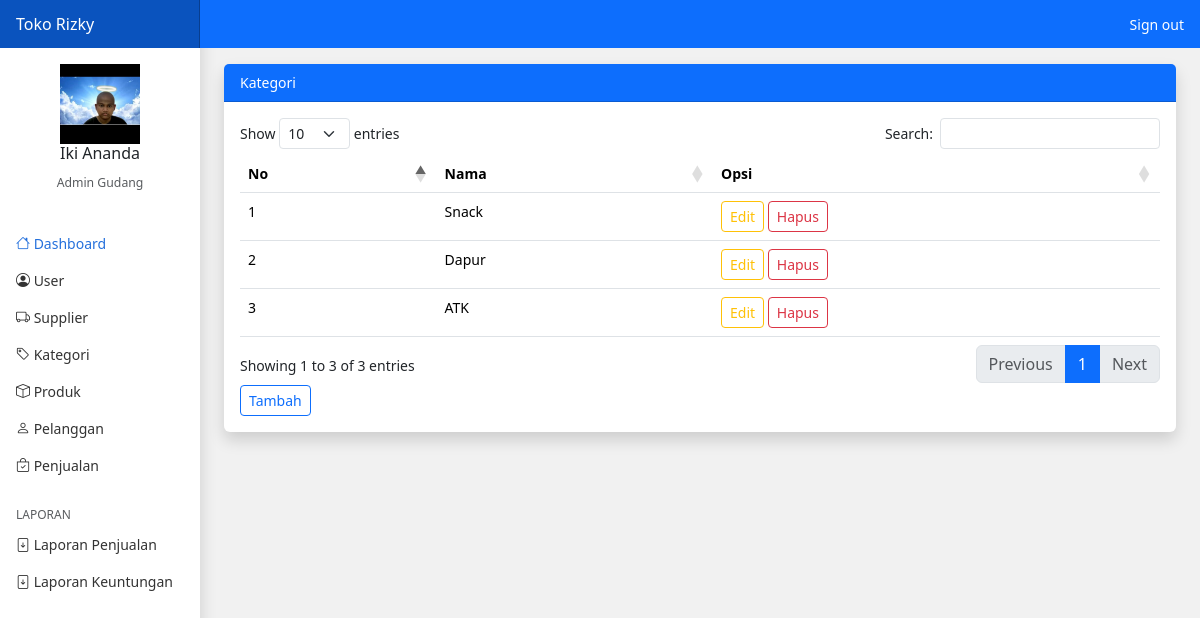
Screenshot of /gudang/index.php?page=kategori (signed in) with the database file from the repository.
### tables this page shows
CREATE TABLE `kategori` (
  `id_kategori` int(11) NOT NULL,
  `id_toko` int(11) NOT NULL,
  `nama_kategori` varchar(225) NOT NULL
);

### gudang/kategori.php (the view)
<?php
$id_toko =$_SESSION['user']['id_toko'];
$kategori = array();
$ambil = $koneksi->query("SELECT * FROM kategori WHERE id_toko ='$id_toko'");
while($tiap = $ambil->fetch_assoc())
{
    $kategori[] = $tiap;
}
?>
<div class="card border-0 shadow">
    <div class="card-header bg-primary text-white">Kategori</div>
    <div class="card-body">
        <table class="table" id="example">
            <thead>
                <tr>
                    <th>No</th>
                    <th>Nama</th>
                    <th>Opsi</th>
                </tr>
            </thead>
            <tbody>
                <?php foreach ($kategori as $key => $value): ?>
                <tr>
                    <td><?php echo $key +1 ?></td>
                    <td><?php echo $value["nama_kategori"] ?></td>
                    <td>
                        <a class="btn btn-outline-warning btn-sm" href="index.php?page=kategori_edit&id=<?php echo $value["id_kategori"] ?>">Edit</a>
                        <a class="btn btn-outline-danger btn-sm" href="index.php?page=kategori_hapus&id=<?php echo $value["id_kategori"] ?>">Hapus</a>
                    </td>
                </tr>
                <?php endforeach ?>
            </tbody>
        </table>
        <a class="btn btn-outline-primary btn-sm" href="index.php?page=kategori_tambah">Tambah</a>
    </div>
</div>

### assets/css/dashboard.css (style rules this page uses)
body { font-size: .875rem; }

### rows the page displays
kategori: nama_kategori "Snack"
kategori: nama_kategori "Dapur"
kategori: nama_kategori "ATK"

### other values shown
$_SESSION['user']['nama_user'] "Iki Ananda"
